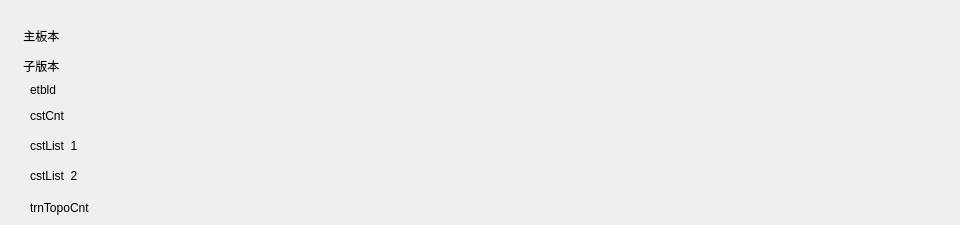
   <widget class="QWidget" name="tab_2">
    <attribute name="title">
     <string>103</string>
    </attribute>
    <widget class="QLabel" name="label_2">
     <property name="geometry">
      <rect>
       <x>20</x>
       <y>30</y>
       <width>54</width>
       <height>12</height>
      </rect>
     </property>
     <property name="text">
      <string> 主板本</string>
     </property>
    </widget>
    <widget class="QLabel" name="label_3">
     <property name="geometry">
      <rect>
       <x>20</x>
       <y>60</y>
       <width>54</width>
       <height>12</height>
      </rect>
     </property>
     <property name="text">
      <string> 子版本</string>
     </property>
    </widget>
    <widget class="QLabel" name="label_4">
     <property name="geometry">
      <rect>
       <x>30</x>
       <y>80</y>
       <width>51</width>
       <height>20</height>
      </rect>
     </property>
     <property name="text">
      <string>etbld</string>
     </property>
    </widget>
    <widget class="QLabel" name="label_5">
     <property name="geometry">
      <rect>
       <x>30</x>
       <y>110</y>
       <width>54</width>
       <height>12</height>
      </rect>
     </property>
     <property name="text">
      <string>cstCnt</string>
     </property>
    </widget>
    <widget class="QLabel" name="label_6">
     <property name="geometry">
      <rect>
       <x>30</x>
       <y>140</y>
       <width>54</width>
       <height>12</height>
      </rect>
     </property>
     <property name="text">
      <string>cstList_1</string>
     </property>
    </widget>
    <widget class="QLabel" name="label_7">
     <property name="geometry">
      <rect>
       <x>30</x>
       <y>200</y>
       <width>71</width>
       <height>16</height>
      </rect>
     </property>
     <property name="text">
      <string>trnTopoCnt</string>
     </property>
    </widget>
    <widget class="QLabel" name="versionM103">
     <property name="geometry">
      <rect>
       <x>110</x>
       <y>30</y>
       <width>841</width>
       <height>16</height>
      </rect>
     </property>
     <property name="text">
      <string/>
     </property>
    </widget>
    <widget class="QLabel" name="versionS103">
     <property name="geometry">
      <rect>
       <x>110</x>
       <y>60</y>
       <width>391</width>
       <height>16</height>
      </rect>
     </property>
     <property name="text">
      <string/>
     </property>
    </widget>
    <widget class="QLabel" name="etbId103">
     <property name="geometry">
      <rect>
       <x>110</x>
       <y>80</y>
       <width>391</width>
       <height>16</height>
      </rect>
     </property>
     <property name="text">
      <string/>
     </property>
    </widget>
    <widget class="QLabel" name="cstCnt103">
     <property name="geometry">
      <rect>
       <x>110</x>
       <y>110</y>
       <width>391</width>
       <height>16</height>
      </rect>
     </property>
     <property name="text">
      <string/>
     </property>
    </widget>
    <widget class="QLabel" name="cstList103_1">
     <property name="geometry">
      <rect>
       <x>110</x>
       <y>140</y>
       <width>841</width>
       <height>16</height>
      </rect>
     </property>
     <property name="text">
      <string/>
     </property>
    </widget>
    <widget class="QLabel" name="trnTopoCnt103">
     <property name="geometry">
      <rect>
       <x>110</x>
       <y>200</y>
       <width>391</width>
       <height>16</height>
      </rect>
     </property>
     <property name="text">
      <string/>
     </property>
    </widget>
    <widget class="QLabel" name="label_15">
     <property name="geometry">
      <rect>
       <x>30</x>
       <y>170</y>
       <width>54</width>
       <height>12</height>
      </rect>
     </property>
     <property name="text">
      <string>cstList_2</string>
     </property>
    </widget>
    <widget class="QLabel" name="cstList103_2">
     <property name="geometry">
      <rect>
       <x>110</x>
       <y>170</y>
       <width>841</width>
       <height>16</height>
      </rect>
     </property>
     <property name="text">
      <string/>
     </property>
    </widget>
   </widget>
